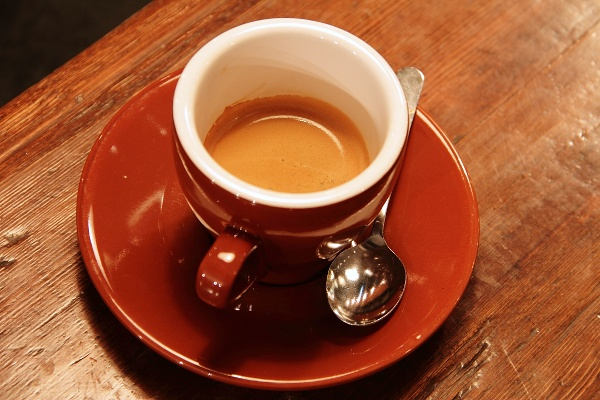
#> input picture samples/photo_coffee.jpg, 600 x 400 px
$ python -i similarity.py   (imports and definitions only)
#> lines starting #> are read from the running program, lines starting #| are printed output that depends on the picture
"""
Поиск двух самых похожих изображений среди 3..10 загруженных.

Основной метод — по ключевым точкам SIFT:
  1. У каждого изображения находим точки SIFT и их дескрипторы (вектор из 128 чисел, «отпечаток» окрестности).
  2. Для пары изображений ищем для каждого дескриптора первого его двух ближайших соседей во втором.
  3. Тест Лоу: совпадение считается хорошим, если ближайший сосед заметно ближе второго
     (расстояние1 < 0.75 * расстояние2). Это отсеивает случайные совпадения.
  4. Оценка похожести пары = (число хороших совпадений) / (меньшее из чисел точек двух изображений).
Пара с наибольшей оценкой — самые похожие изображения.

Дополнительный метод — сравнение цветовых гистограмм (быстрее, но не видит содержание).
"""
import itertools

import cv2
import numpy as np

MAX_SIDE = 512          # перед поиском точек уменьшаем большую картинку, чтобы считалось быстро
RATIO = 0.75            # порог теста Лоу


def _resize(img):
    h, w = img.shape[:2]
    scale = MAX_SIDE / max(h, w)
    if scale < 1:
        img = cv2.resize(img, (int(w * scale), int(h * scale)), interpolation=cv2.INTER_AREA)
    return img


def sift_descriptors(img):
    """Возвращает (число точек, массив дескрипторов или None)."""
    gray = cv2.cvtColor(_resize(img), cv2.COLOR_RGB2GRAY) if img.ndim == 3 else _resize(img)
    keypoints, desc = cv2.SIFT_create().detectAndCompute(gray, None)
    return len(keypoints), desc


def sift_score(info_a, info_b):
    """Оценка похожести двух изображений по их (число точек, дескрипторы). Число от 0 до 1."""
    n_a, desc_a = info_a
    n_b, desc_b = info_b
    if desc_a is None or desc_b is None or min(n_a, n_b) < 2:
        return 0.0
    pairs = cv2.BFMatcher(cv2.NORM_L2).knnMatch(desc_a, desc_b, k=2)
    good = [p[0] for p in pairs if len(p) == 2 and p[0].distance < RATIO * p[1].distance]
    return len(good) / min(n_a, n_b)


def histogram_score(img_a, img_b):
    """Корреляция цветовых гистограмм HSV (от -1 до 1; чем больше, тем больше похожи по цветам)."""
    def hist(img):
        hsv = cv2.cvtColor(_resize(img), cv2.COLOR_RGB2HSV)
        h = cv2.calcHist([hsv], [0, 1], None, [30, 32], [0, 180, 0, 256])
        return cv2.normalize(h, h).flatten()
    return float(cv2.compareHist(hist(img_a), hist(img_b), cv2.HISTCMP_CORREL))


def similarity_matrix(images, method="sift"):
    """Матрица N x N оценок похожести (на диагонали 1)."""
#> called with method = 'sift'
    n = len(images)
#> n = 400
    matrix = np.eye(n)
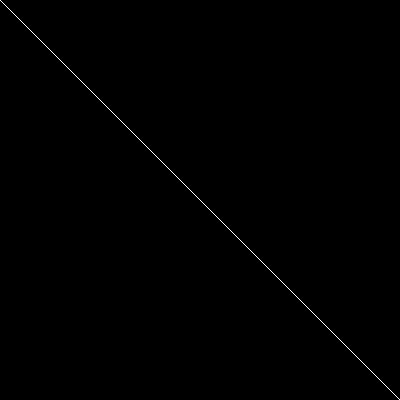
#> matrix: shape (400, 400) float64; values 0 (black) and 1 (white), 0.25% white in thin lines or dots
    if method == "sift":
        infos = [sift_descriptors(img) for img in images]
#> infos = 400 items
        score = lambda i, j: sift_score(infos[i], infos[j])
    else:
        score = lambda i, j: histogram_score(images[i], images[j])
    for i, j in itertools.combinations(range(n), 2):
        matrix[i, j] = matrix[j, i] = score(i, j)
    return matrix


def most_similar_pair(images, method="sift"):
    """
    Найти два самых похожих изображения.
    Возвращает (i, j, оценка, матрица). Нужно от 2 изображений; по заданию от 3 до 10.
    """
    if len(images) < 2:
        raise ValueError("Нужно минимум два изображения")
    matrix = similarity_matrix(images, method)
    best = max(itertools.combinations(range(len(images)), 2), key=lambda p: matrix[p[0], p[1]])
    return best[0], best[1], float(matrix[best[0], best[1]]), matrix

>>> import cv2
>>> picture = cv2.cvtColor(cv2.imread('../samples/photo_coffee.jpg'), cv2.COLOR_BGR2RGB)
>>> result = similarity_matrix(picture)
